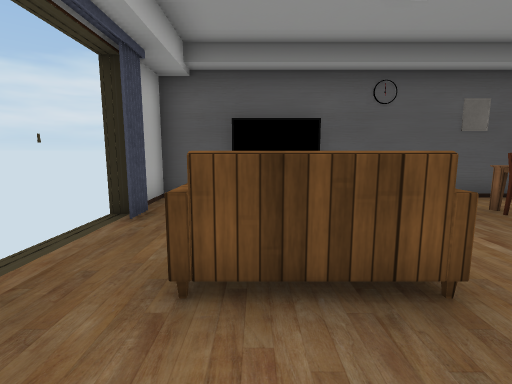
[1] (above)

18 first-person views from a walk through a scene from a Unity 3-D project. The camera is 1.2 m above the floor, tilts 8° down and sees 85° across. Doors are open. The floor is counted in squares, 1 m on a side. Each view is taken from the middle of a square. On the plan, view 1 faces up. The plan holds only what a view shows up to about 13 squares ahead; the rest is blank. The player character is not drawn. Some surface patterns are stand-ins.

[2]
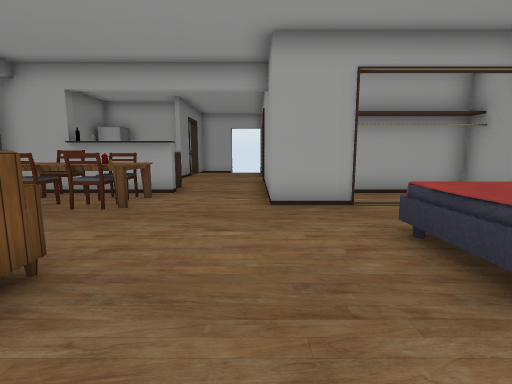

[3]
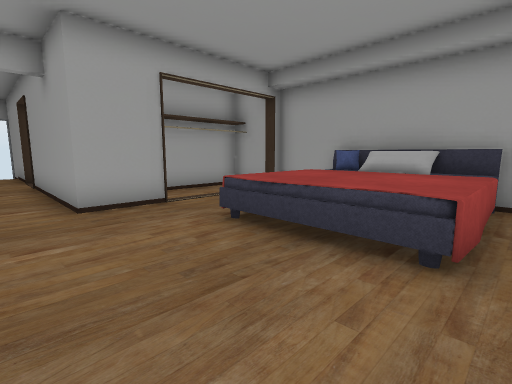

[4]
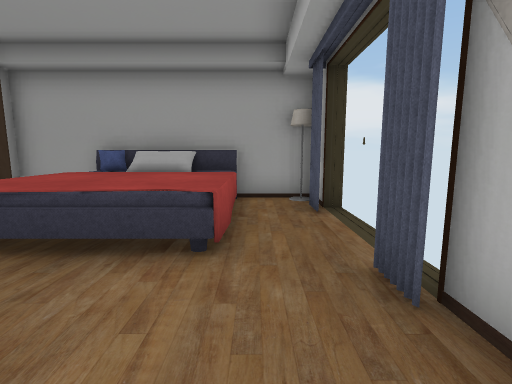

[5]
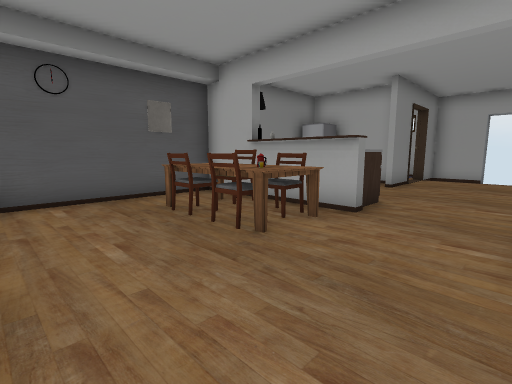

[6]
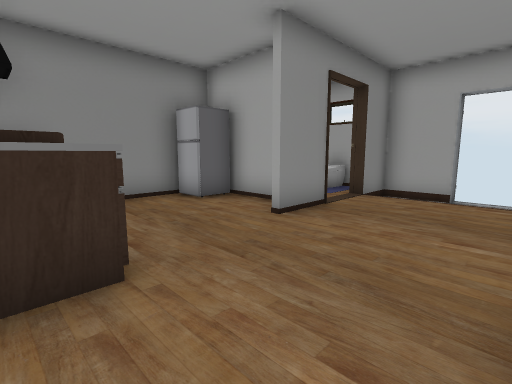

[7]
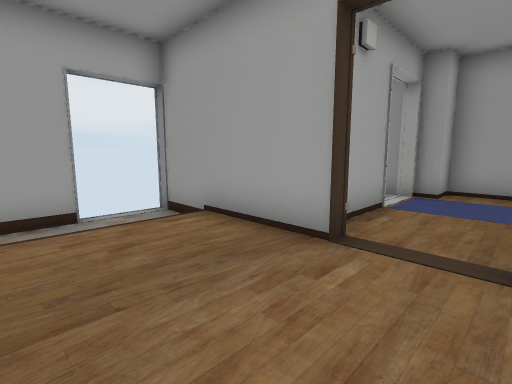

[8]
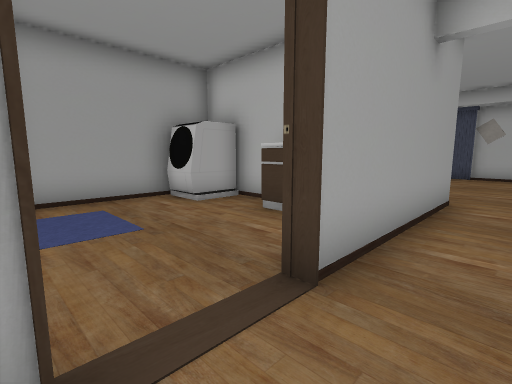

[9]
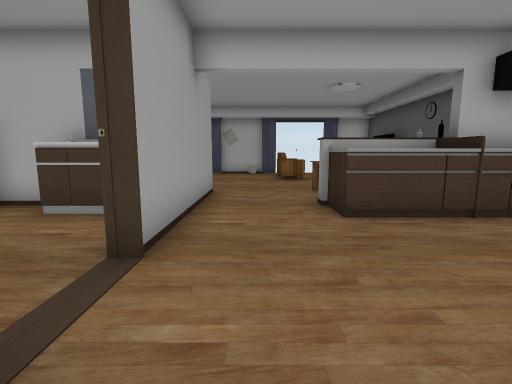

[10]
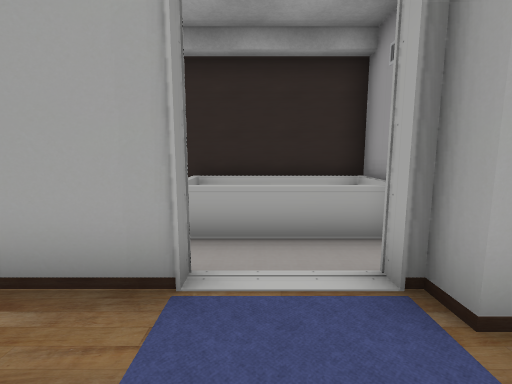

[11]
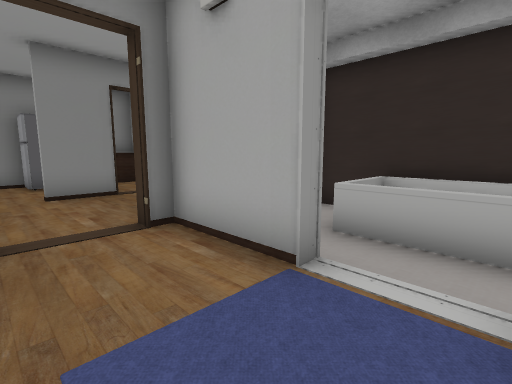

[12]
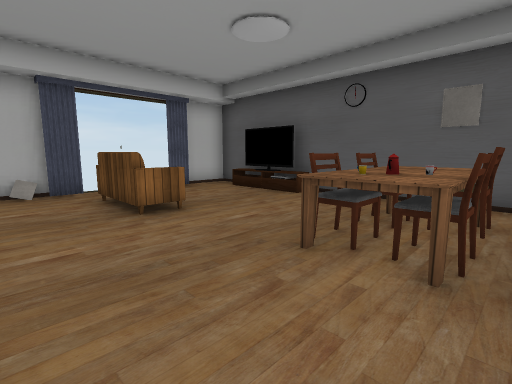

[13]
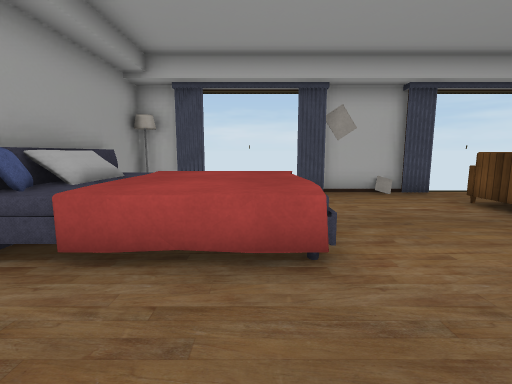

[14]
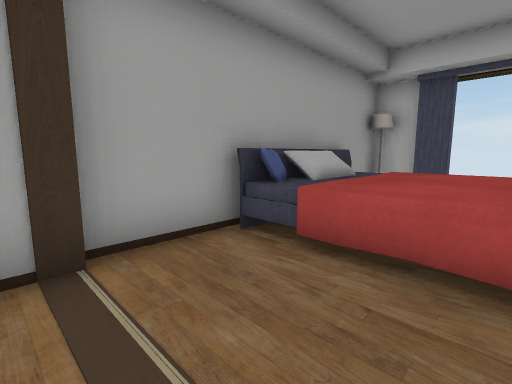

[15]
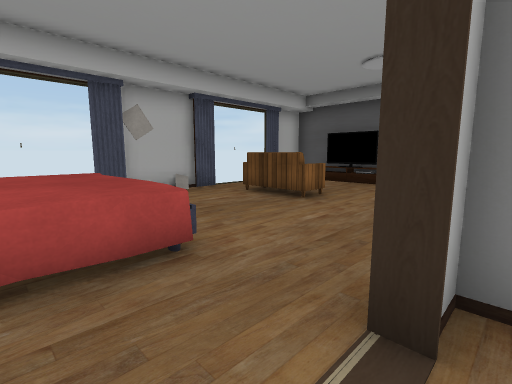

[16]
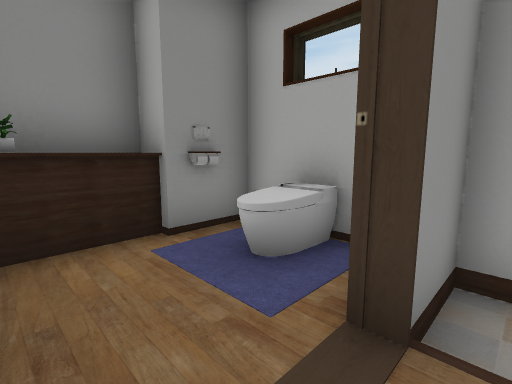

[17]
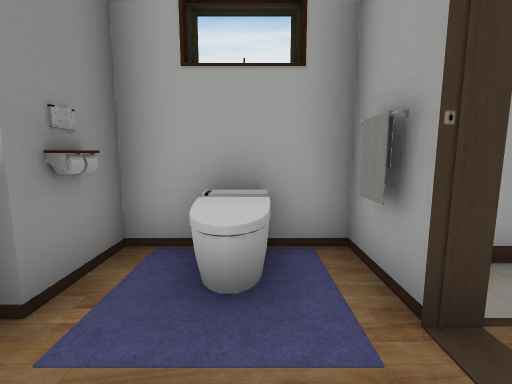

[18]
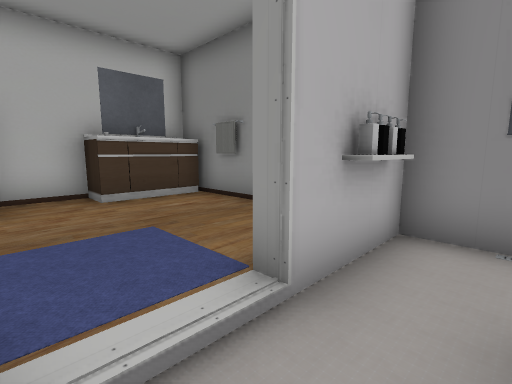

### Floor plan
Key: @ floor where view 1 was taken; # wall or solid block; . main floor; - floor 0.25 m lower than the main floor; / step, stairs or slope; D open door; ^ raised ledge; T table; C curtain; H chair; F fridge; B bed; P pillow; S sink; M machine; A bathtub; I sideboard; O other object.
Columns run from 3 left of view 1 to 18 right of it. Each row starts with its distance up from view 1.
  8 ####################
  7 #.IOOI.....OO..FFO^OO#
  6 #.......TT.OO...F....#
  5 DC......HHOOO...#..OO#
  4 D.......HOHOO...#DDOO#
  3 D..HH...HT#OO....../-#
  2 D..HH............../-#
  1 #................../-D
  0 #..@.............../-D
 -1 #.......###SSODD#O ###
 -2 D..BBOB.#..S....#O---#
 -3 D..OOOO.D.#S....#--AA#
 -4 D..OOOO.D.#......D- A#
 -5 DC.BBBB.D.#MM....D- A#
 -6 #O.BPPP.D##MM...#--AA#
 -7 ##########  ##########

Positions as (right, up) in squares from view 1, and headings:
1: (0, 0), facing up
2: (-1, 0), facing right
3: (-1, 1), facing down-right
4: (-1, 1), facing down
5: (2, 0), facing up-right
6: (8, 0), facing up-right
7: (11, 3), facing down-right
8: (13, 1), facing down-left
9: (14, 1), facing left
10: (11, -4), facing right
11: (11, -5), facing up-right
12: (7, 0), facing up-left
13: (6, -3), facing left
14: (6, -3), facing down-left
15: (6, -4), facing up-left
16: (14, 3), facing up-right
17: (14, 5), facing right
18: (15, -5), facing up-left
